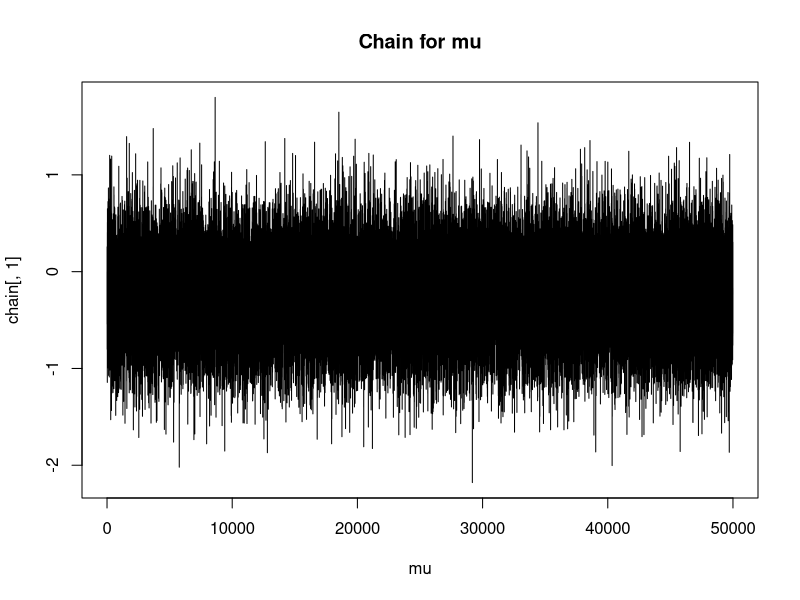
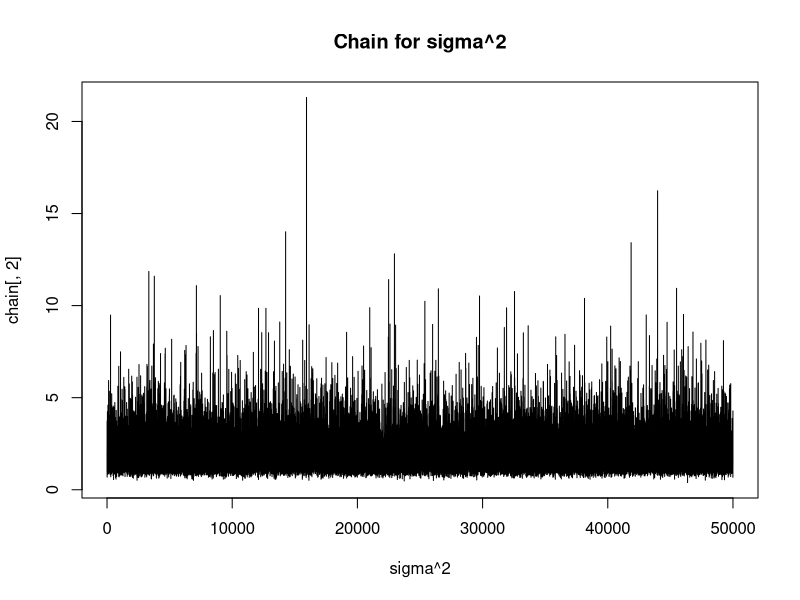
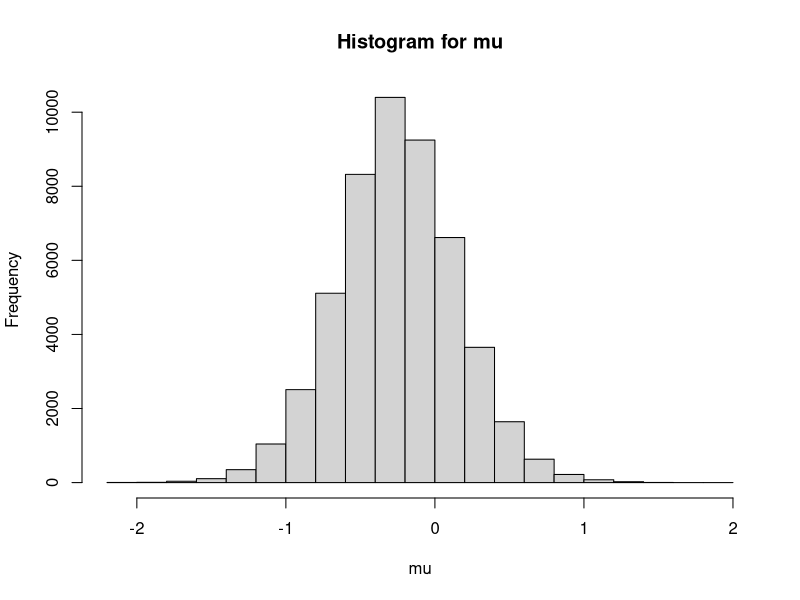
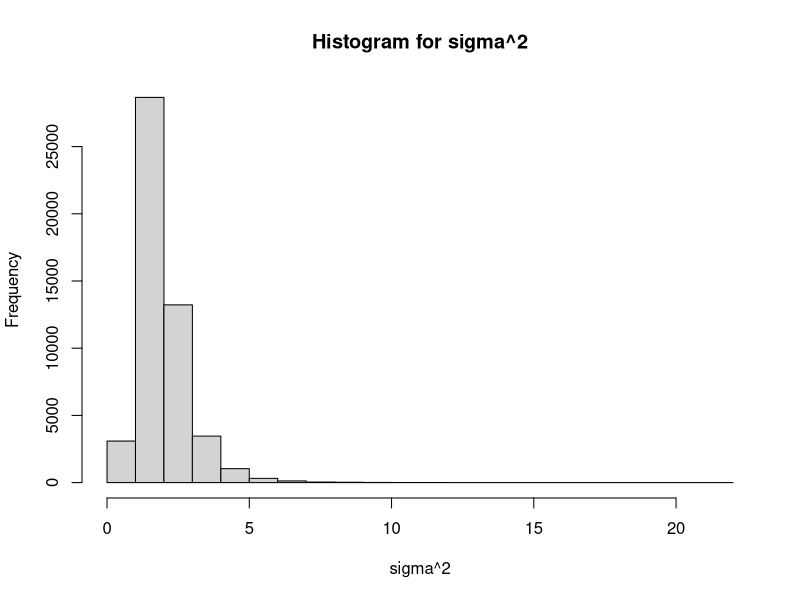
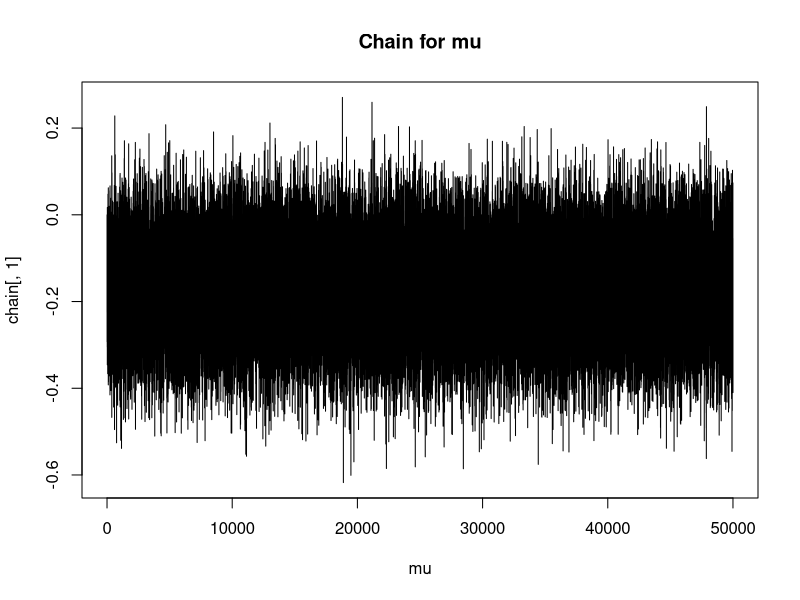
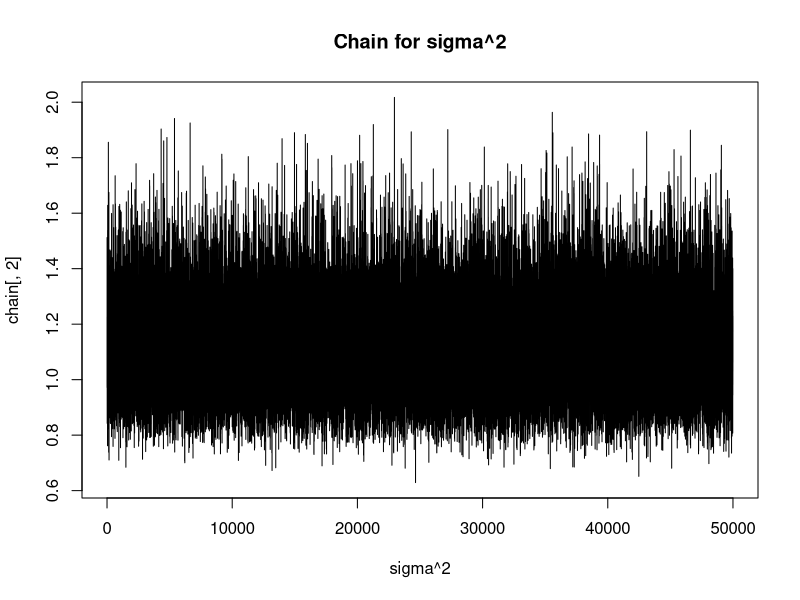
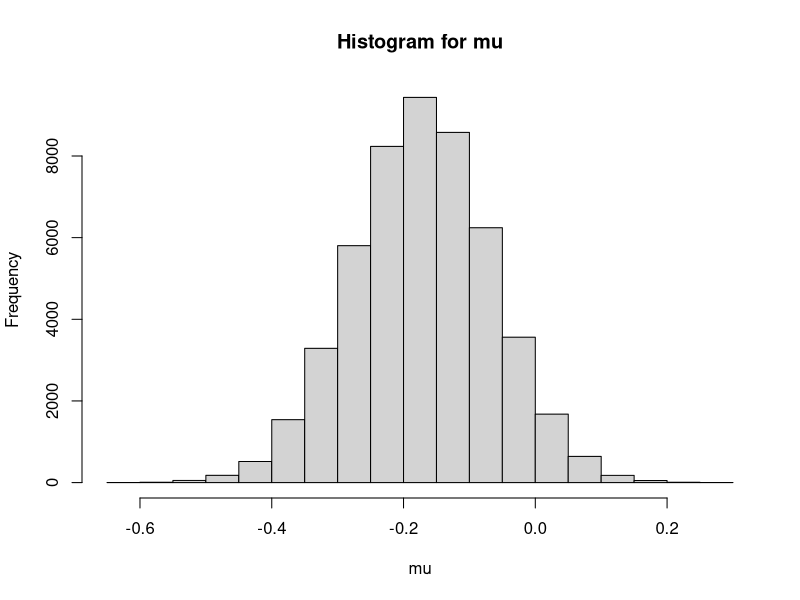
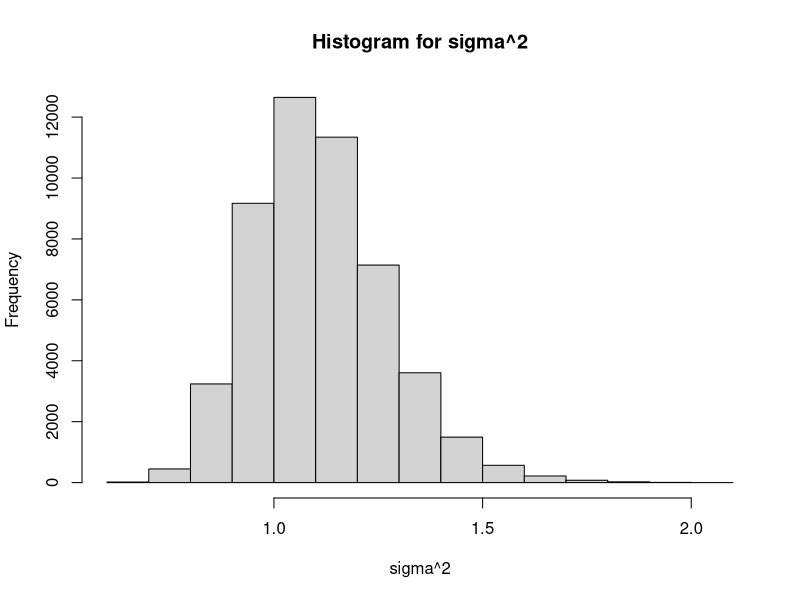

The R source for these figures, in order: (Note: a time limit stopped this script after it produced the figures.)
gibbs.sampler.normal<-function(data = gen.reject.normal(100), ksi = 0, tau = 1, a = 1, b = 1, start = c(0, 1), numofgen = 100)
{
  # we will first generate mu then sigma
  n <- length(data)
  xbar <- mean(data)
  chain <- matrix(0, numofgen, 2)
  chain[1, ] <- start
  a1 <- n/2 + a
  for(i in 2:numofgen) {
    var1 <- (tau^2 * chain[i - 1, 2])/(n * tau^2 + chain[i - 1, 2])
    mean1 <- var1 * (ksi/tau^2 + (n * xbar)/chain[i - 1, 2])
    chain[i, 1] <- rnorm(1, mean1, sd=sqrt(var1))
    b1 <- 1/b + 1/2 * sum((data - chain[i, 1])^2)
    chain[i, 2] <-1/rgamma(1,a1,b1)
    #1/gen.reject.gamma(1, a = a1, b = 1/b1)
  }
  plot(chain[, 1], type = "l", main = "Chain for mu", xlab = "mu")
  plot(chain[, 2], type = "l", main = "Chain for sigma^2", xlab = "sigma^2")
  hist(chain[, 1], main = "Histogram for mu", xlab = "mu")
  hist(chain[, 2], main = "Histogram for sigma^2", xlab = "sigma^2")
  return(chain)
}

runit=function(data=rnorm(10),L=50000,burnin=.1*L,alpha=.1, ksi=0,tau=1,a=2,b=1, start=c(0,1))
{
  x=gibbs.sampler.normal(data=data, ksi=ksi,tau=tau,a=a,b=b, start=start,numofgen = L)
  x=x[(burnin+1):L,]
  postmeans=colSums(x)/L
  #credible sets
  CSmu=quantile(x=x[,1],c(alpha/2,(1-alpha/2)))
  CSsigsq=quantile(x=x[,2],c(alpha/2,(1-alpha/2)))
  cat("\nPosterior means, mu=",postmeans[1],"sigmasq=",postmeans[2],"")
  cat("\n",100*(1-alpha),"% CS for mu: [",CSmu[1],",",CSmu[2],"]")
  cat("\n",100*(1-alpha),"% CS for sigmasq: [",CSsigsq[1],",",CSsigsq[2],"]")
}

#Calls to the function:
# small sample size, but "perfect" hyper-parameters
runit(data=rnorm(10), L=50000,alpha=.05,ksi=0,tau=1,a=2,b=1, start=c(0,1))

# large sample size, but still not good
runit(data=rnorm(100),L=50000,alpha=.05, ksi=0,tau=100,a=1,b=1, start=c(0,1))

# large sample size, with large b, means very small variation in the inverse gamma
runit(data=rnorm(1000), L=50000,alpha=.05, ksi=0,tau=1,a=1,b=100, start=c(0,1))

# (semi) non-informative prior for mu
runit(data=rnorm(1000), L=50000,alpha=.05, ksi=0,tau=1000000000000000,a=1,b=1, start=c(0,1))

# run it with horrible starting values and hyper-parameters, prior dominates the results
runit(data=rnorm(1000),L=50000,alpha=.05,  ksi=-100,tau=.01,a=10,b=1000001, start=c(-10000,100000000))
